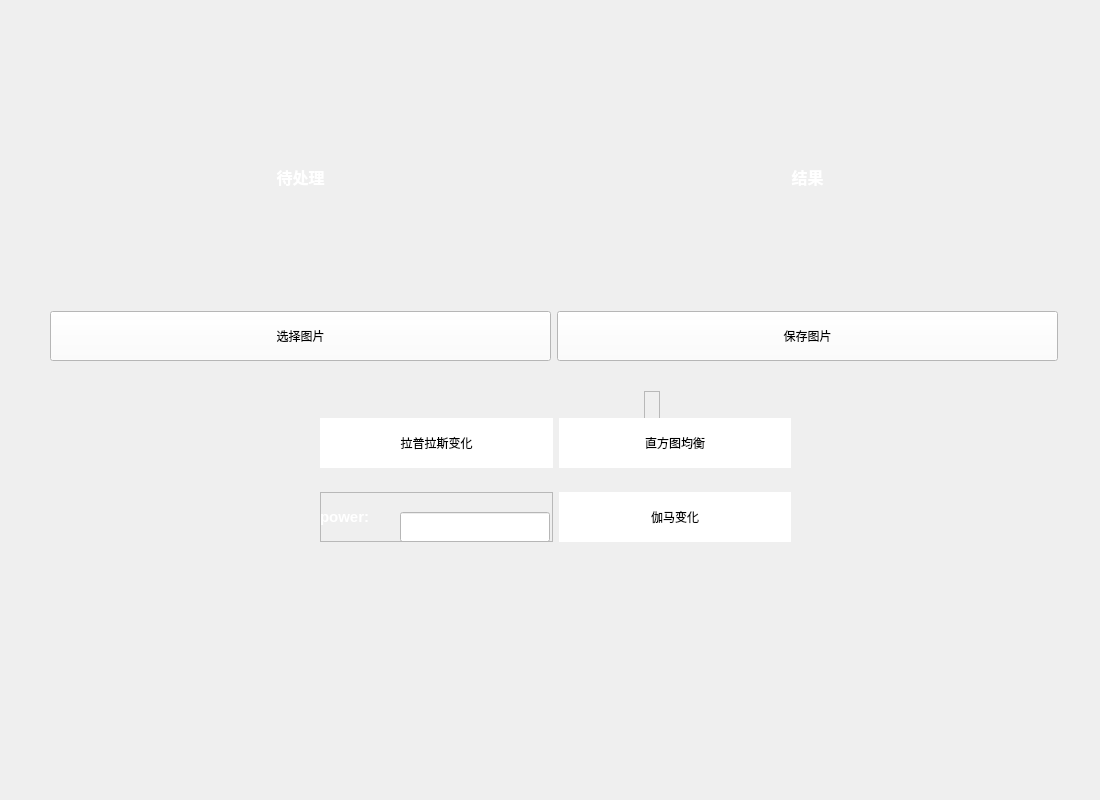
<?xml version="1.0" encoding="UTF-8"?>
<ui version="4.0">
 <class>Formwin3</class>
 <widget class="QWidget" name="Formwin3">
  <property name="geometry">
   <rect>
    <x>0</x>
    <y>0</y>
    <width>1100</width>
    <height>800</height>
   </rect>
  </property>
  <property name="minimumSize">
   <size>
    <width>1100</width>
    <height>700</height>
   </size>
  </property>
  <property name="windowTitle">
   <string>Form</string>
  </property>
  <widget class="QWidget" name="layoutWidget">
   <property name="geometry">
    <rect>
     <x>50</x>
     <y>50</y>
     <width>1008</width>
     <height>311</height>
    </rect>
   </property>
   <property name="minimumSize">
    <size>
     <width>500</width>
     <height>0</height>
    </size>
   </property>
   <layout class="QGridLayout" name="gridLayout">
    <item row="1" column="0">
     <widget class="QPushButton" name="pushButton_load">
      <property name="minimumSize">
       <size>
        <width>400</width>
        <height>50</height>
       </size>
      </property>
      <property name="styleSheet">
       <string notr="true">background-color: rgb(255, 255, 255);</string>
      </property>
      <property name="text">
       <string>选择图片</string>
      </property>
     </widget>
    </item>
    <item row="0" column="1">
     <widget class="QLabel" name="label_jieguo">
      <property name="minimumSize">
       <size>
        <width>500</width>
        <height>0</height>
       </size>
      </property>
      <property name="text">
       <string>&lt;html&gt;&lt;head/&gt;&lt;body&gt;&lt;p align=&quot;center&quot;&gt;&lt;span style=&quot; font-size:12pt; font-weight:600; color:#ffffff;&quot;&gt;结果&lt;/span&gt;&lt;/p&gt;&lt;/body&gt;&lt;/html&gt;</string>
      </property>
     </widget>
    </item>
    <item row="0" column="0">
     <widget class="QLabel" name="label_daichuli">
      <property name="minimumSize">
       <size>
        <width>500</width>
        <height>0</height>
       </size>
      </property>
      <property name="text">
       <string>&lt;html&gt;&lt;head/&gt;&lt;body&gt;&lt;p align=&quot;center&quot;&gt;&lt;span style=&quot; font-size:12pt; font-weight:600; color:#ffffff;&quot;&gt;待处理&lt;/span&gt;&lt;/p&gt;&lt;/body&gt;&lt;/html&gt;</string>
      </property>
     </widget>
    </item>
    <item row="1" column="1">
     <widget class="QPushButton" name="pushButton_save">
      <property name="minimumSize">
       <size>
        <width>400</width>
        <height>50</height>
       </size>
      </property>
      <property name="styleSheet">
       <string notr="true">background-color: rgb(255, 255, 255);</string>
      </property>
      <property name="text">
       <string>保存图片</string>
      </property>
     </widget>
    </item>
   </layout>
  </widget>
  <widget class="QFrame" name="frame">
   <property name="geometry">
    <rect>
     <x>644</x>
     <y>391</y>
     <width>16</width>
     <height>50</height>
    </rect>
   </property>
   <property name="frameShape">
    <enum>QFrame::StyledPanel</enum>
   </property>
   <property name="frameShadow">
    <enum>QFrame::Raised</enum>
   </property>
  </widget>
  <widget class="QWidget" name="layoutWidget">
   <property name="geometry">
    <rect>
     <x>320</x>
     <y>400</y>
     <width>471</width>
     <height>161</height>
    </rect>
   </property>
   <layout class="QGridLayout" name="gridLayout_2">
    <item row="0" column="0">
     <widget class="QPushButton" name="pushButton_lap">
      <property name="minimumSize">
       <size>
        <width>150</width>
        <height>50</height>
       </size>
      </property>
      <property name="styleSheet">
       <string notr="true">background-color: rgb(255, 255, 255);border-radius:30px</string>
      </property>
      <property name="text">
       <string>拉普拉斯变化</string>
      </property>
     </widget>
    </item>
    <item row="0" column="1">
     <widget class="QPushButton" name="pushButton_zhifangtu">
      <property name="minimumSize">
       <size>
        <width>150</width>
        <height>50</height>
       </size>
      </property>
      <property name="styleSheet">
       <string notr="true">background-color: rgb(255, 255, 255);border-radius:30px</string>
      </property>
      <property name="text">
       <string>直方图均衡</string>
      </property>
     </widget>
    </item>
    <item row="1" column="0">
     <widget class="QFrame" name="frame_2">
      <property name="frameShape">
       <enum>QFrame::StyledPanel</enum>
      </property>
      <property name="frameShadow">
       <enum>QFrame::Raised</enum>
      </property>
      <widget class="QLabel" name="label">
       <property name="geometry">
        <rect>
         <x>0</x>
         <y>10</y>
         <width>100</width>
         <height>30</height>
        </rect>
       </property>
       <property name="minimumSize">
        <size>
         <width>100</width>
         <height>30</height>
        </size>
       </property>
       <property name="text">
        <string>&lt;html&gt;&lt;head/&gt;&lt;body&gt;&lt;p&gt;&lt;span style=&quot; font-size:11pt; font-weight:600; color:#ffffff;&quot;&gt;power:&lt;/span&gt;&lt;/p&gt;&lt;/body&gt;&lt;/html&gt;</string>
       </property>
      </widget>
      <widget class="QLineEdit" name="lineEdit_power_value">
       <property name="geometry">
        <rect>
         <x>80</x>
         <y>20</y>
         <width>150</width>
         <height>30</height>
        </rect>
       </property>
       <property name="minimumSize">
        <size>
         <width>150</width>
         <height>30</height>
        </size>
       </property>
       <property name="styleSheet">
        <string notr="true">background-color: rgb(255, 255, 255);</string>
       </property>
      </widget>
     </widget>
    </item>
    <item row="1" column="1">
     <widget class="QPushButton" name="pushButton_gama">
      <property name="minimumSize">
       <size>
        <width>150</width>
        <height>50</height>
       </size>
      </property>
      <property name="styleSheet">
       <string notr="true">background-color: rgb(255, 255, 255);border-radius:30px</string>
      </property>
      <property name="text">
       <string>伽马变化</string>
      </property>
     </widget>
    </item>
   </layout>
  </widget>
 </widget>
 <resources/>
 <connections/>
</ui>
